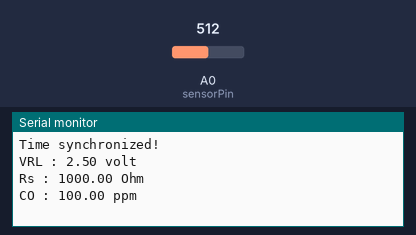
The sketch below on a simulated ESP8266 (NodeMCU). Shown: the last lines printed to the serial monitor. The test bench sets the inputs (shaded band); at power-on: A0 (sensorPin) = 512. WiFi joins after 1.5 s; servers stay silent unless stated; the local clock reads 2024-03-15 10:24:30 at power-on unless the sketch sets it.

Above: at 3.0 s.
3.1 s: A0 (sensorPin) set to 0
At 4.7 s:
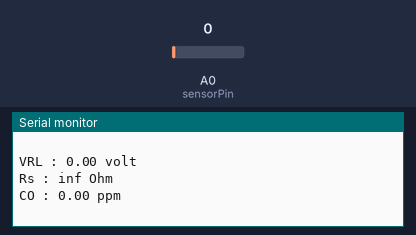
7.6 s: A0 (sensorPin) set to 40
At 9.3 s:
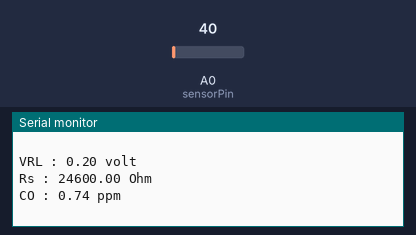
Timing chart, 0 to 10.8 s (numbered marks = the images above; inputs shaded):
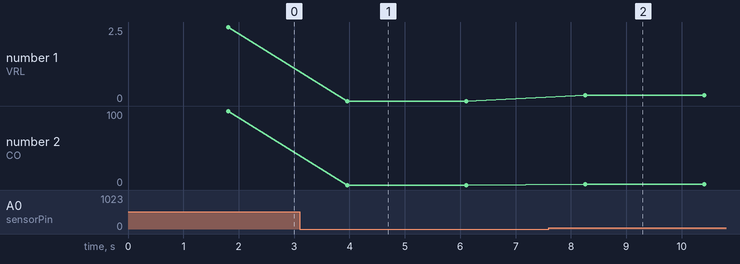

Measured:
- after the input at 3.1 s, the serial monitor: prints a new line after 0.86 s (image 1)
- after the input at 7.6 s, the serial monitor: prints a new line after 0.66 s (image 2)
- plotted number 1: 2.5 → 0 after the input at 3.1 s, 0 → 0.2 after the input at 7.6 s
- plotted number 2: 100 → 0 after the input at 3.1 s, 0 → 0.74 after the input at 7.6 s

The sketch:

nodemcu_1.ino
```cpp
#include <ESP8266WiFi.h>
#include <ThingSpeak.h>
#include <FirebaseArduino.h>
#include <BlynkSimpleEsp8266.h>
#include <time.h>
#include <TimeLib.h>


// WiFi credentials
const char* ssid = "KOST 572";
const char* password = "Tuentrem";

// Firebase credentials
#define FIREBASE_HOST "gas-karbon-0-default-rtdb.firebaseio.com"
#define FIREBASE_AUTH "ILsixEgOj88ZOQAoGB4w48YV4N3atcgwO9Fqcq84"

// Blynk credentials
char auth[] = "U2aS9gLgA3c3-UFywwiFDkZNTjGG3SS4";

// ThingSpeak credentials
const char* server = "api.thingspeak.com";
const char* apiKey = "C2YKLAF85BT0LQ0X";

#define FIREBASE_PATH "/logs" // Path Firebase untuk menyimpan data logs

// Pin for MQ-7 sensor
const int sensorPin = A0;

WiFiClient client;

// Time offset for Jakarta (in seconds)
const int timeZoneOffset = 14390;

void setup() {
  Serial.begin(115200);
  Blynk.begin(auth, ssid, password);
  WiFi.begin(ssid, password);

  // Wait for WiFi connection
  while (WiFi.status() != WL_CONNECTED) {
    delay(1000);
    Serial.println("Connecting to WiFi...");
  }

  ThingSpeak.begin(client);

//  Initial Firebase
  Firebase.begin(FIREBASE_HOST, FIREBASE_AUTH);

  // Set time from NTP server
  configTime(timeZoneOffset, 0, "pool.ntp.org");

  // Wait for time to be set
  while (!time(nullptr)) {
    delay(1000);
    Serial.println("Waiting for time synchronization...");
  }
  Serial.println("Time synchronized!");
}

 long RL = 1000; // 1000 Ohm
 long Ro = 1000; // 830 ohm


void loop() {

 // Get current time
  time_t now = time(nullptr) + timeZoneOffset;
  struct tm *timeinfo = localtime(&now);

  // Format time as string
  char timestamp[20];
  strftime(timestamp, sizeof(timestamp), "%Y-%m-%d %H:%M:%S", timeinfo);


  // Read sensor value
  int sensorValue = analogRead(sensorPin);

  float VRL= sensorValue*5.00/1024;  // mengubah nilai ADC ( 0 - 1023 ) menjadi nilai voltase ( 0 - 5.00 volt )
  Serial.print("VRL : ");
  Serial.print(VRL);
  Serial.println(" volt");

  float Rs = ( 5.00 * RL / VRL ) - RL;
  Serial.print("Rs : ");
  Serial.print(Rs);
  Serial.println(" Ohm");

  float ppm = 100 * pow(Rs / Ro,-1.53); // ppm = 100 * ((rs/ro)^-1.53);
  Serial.print("CO : ");
  Serial.print(ppm);
  Serial.println(" ppm");
  Serial.println(" ");

  if(ppm > 60){
    Firebase.setString( "/Kondisi", "Gas level sangat bahaya");
  } else if (ppm > 30){
    Firebase.setString( "/Kondisi", "Gas level bahaya");
  } else {
    Firebase.setString( "/Kondisi", "Gas level normal");
  }

  // Membuat path Firebase untuk menyimpan data logs
  String firebasePath = "/logs/" + String(timestamp);

   Firebase.setFloat("/ppm", ppm);
   Firebase.setFloat("/VRL", VRL);
   Firebase.setFloat("/Rs", Rs);
   Firebase.setString("/datetime", timestamp);

  // Menambahkan data ke Firebase
  Firebase.setFloat(firebasePath + "/ppm", ppm);
  Firebase.setFloat(firebasePath + "/VRL", VRL);
  Firebase.setFloat(firebasePath + "/Rs", Rs);

    if(ppm > 60){
    Firebase.setString( firebasePath + "/Kondisi", "Gas level sangat bahaya");
  } else if (ppm > 30){
    Firebase.setString( firebasePath + "/Kondisi", "Gas level bahaya");
  } else {
    Firebase.setString( firebasePath + "/Kondisi", "Gas level normal");
  }


//  if (Firebase.success()) {
//    Serial.println("Data added to Firebase logs");
//  } else {
//    Serial.println("Failed to add data to Firebase");
//    Serial.println(Firebase.error());
//  }


  Blynk.virtualWrite(V0, ppm);

  // Update ThingSpeak channel with sensor value
  ThingSpeak.writeField(2200757, 1, ppm, apiKey);

  delay(500); // Delay 1 detik antara pengiriman data


}
```
